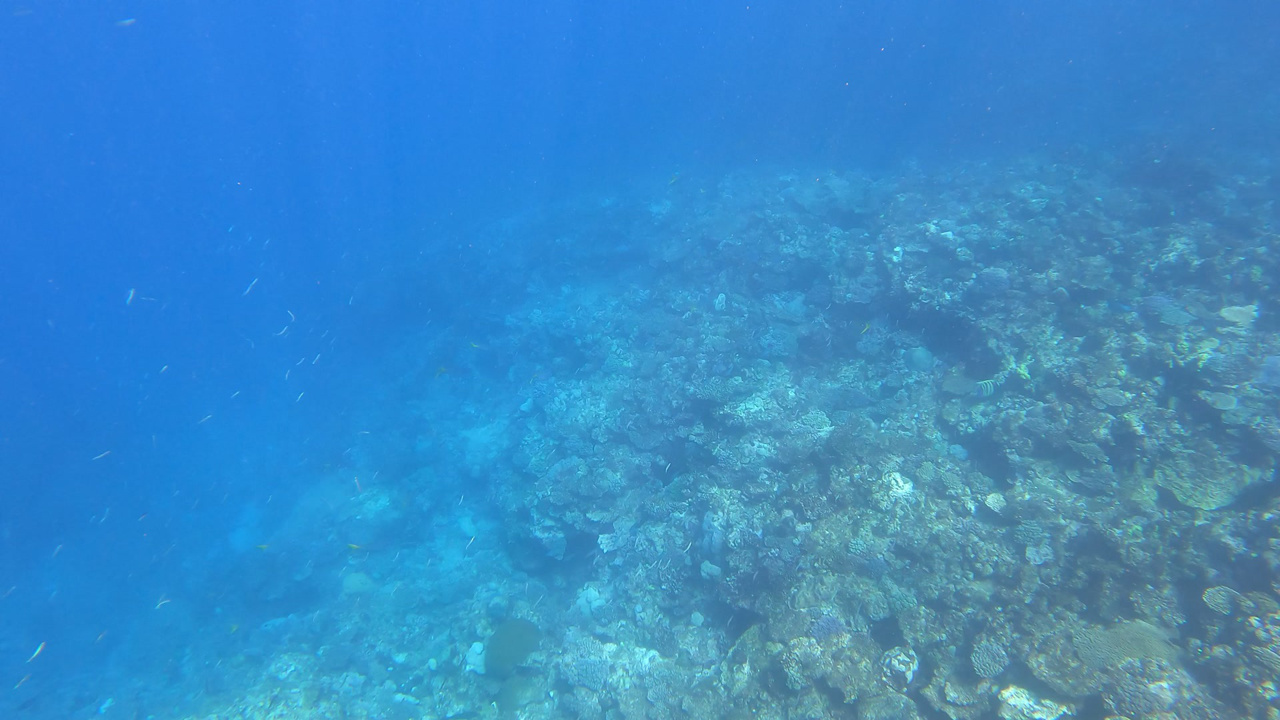
#> input picture 2011/Underwater-Image-Enhancement-by-Wavelength-Compensation-and-Dehazing-master/codePy/underwater_enhance/1.jpg, 1280 x 720 px
$ python quality_metrics.py 1.jpg   (older library calls are emulated)
#> lines starting #> are read from the running program, lines starting #| are printed output that depends on the picture
#> in main, img is the input picture: shape (720, 1280, 3); mean B, G, R 199.3, 139.1, 56.6
# quality_metrics.py — FINAL FIXED VERSION
# Handles normalization correctly at EVERY stage
import numpy as np
import cv2
import os
import sys
import csv

def _normalize_and_ensure_rgb(img):
    """
    Ensure image is:
    1. RGB (convert BGR if needed)
    2. float32 with values in [0,1]
    """
    # If already float and in [0,1], use as-is
    if img.dtype in (np.float32, np.float64) and img.max() <= 1.5:
        img = img.astype(np.float32)
    else:
        # Assume uint8 [0,255]
        img = img.astype(np.float32) / 255.0
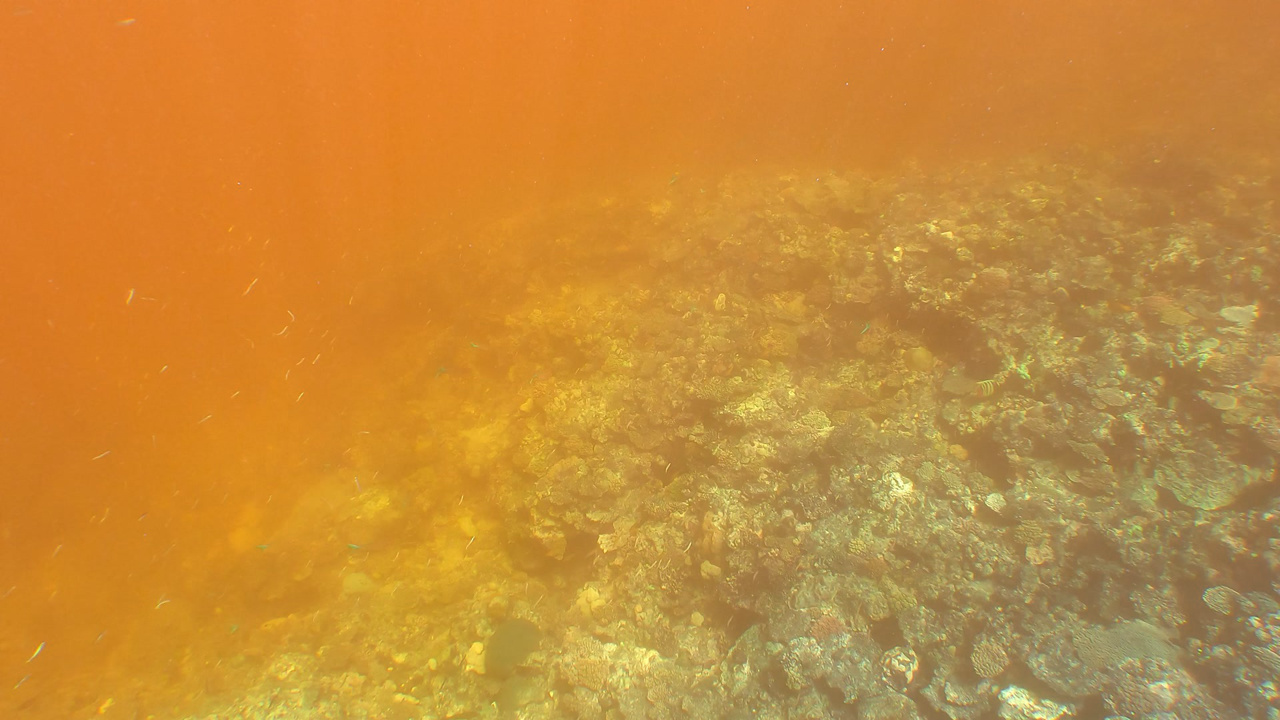
#> img: shape (720, 1280, 3) float32; mean of channels 0, 1, 2 0.222, 0.545, 0.781; drawn as B, G, R

    # If grayscale (H, W), convert to (H, W, 3)
    if img.ndim == 2:
        img = cv2.cvtColor(img, cv2.COLOR_GRAY2RGB)
    elif img.shape[2] == 3 and img.ndim == 3:
        # Ensure RGB (OpenCV loads as BGR, but if input was RGB, skip)
        # Try to detect — but safest: assume BGR if loaded via cv2.imread
        pass
    else:
        raise ValueError(f"Unsupported image shape: {img.shape}")

    return img


def uciqe(img):
    """
    UCIQE: Universal Image Quality Index for Underwater Images
    Returns value in [0.0, ~0.8] — higher = better.
    """
    # 🔑 Normalize and ensure RGB FIRST — and keep as [0,1] float32
    img = _normalize_and_ensure_rgb(img)

    # Convert to LAB — but img is still [0,1], so we multiply by 255 for cv2
    lab = cv2.cvtColor((img * 255).astype(np.uint8), cv2.COLOR_RGB2Lab)
#> lab: shape (720, 1280, 3); mean of channels 0, 1, 2 142.3, 124.2, 90

    L = lab[:, :, 0].astype(np.float32) / 255.0  # Normalize back to [0,1] for stats
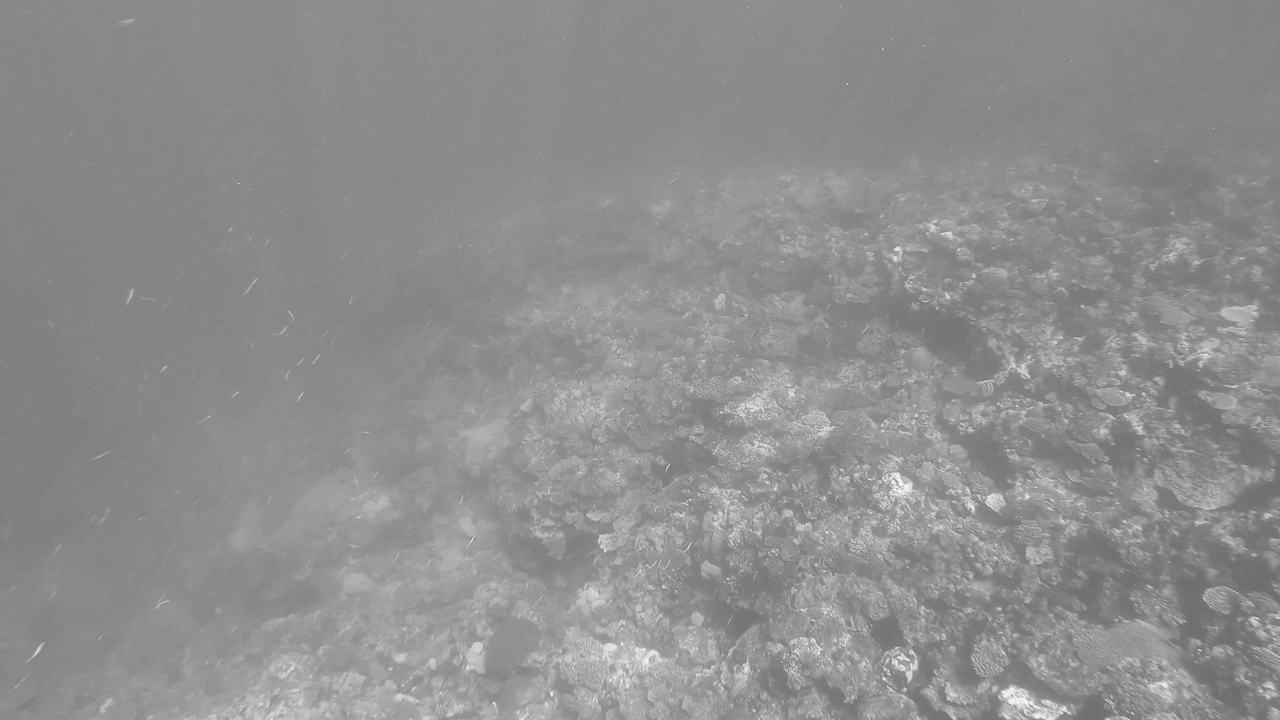
#> L: shape (720, 1280) float32; min 0.392, max 0.969, mean 0.558
    A = lab[:, :, 1].astype(np.float32) / 255.0
    B = lab[:, :, 2].astype(np.float32) / 255.0
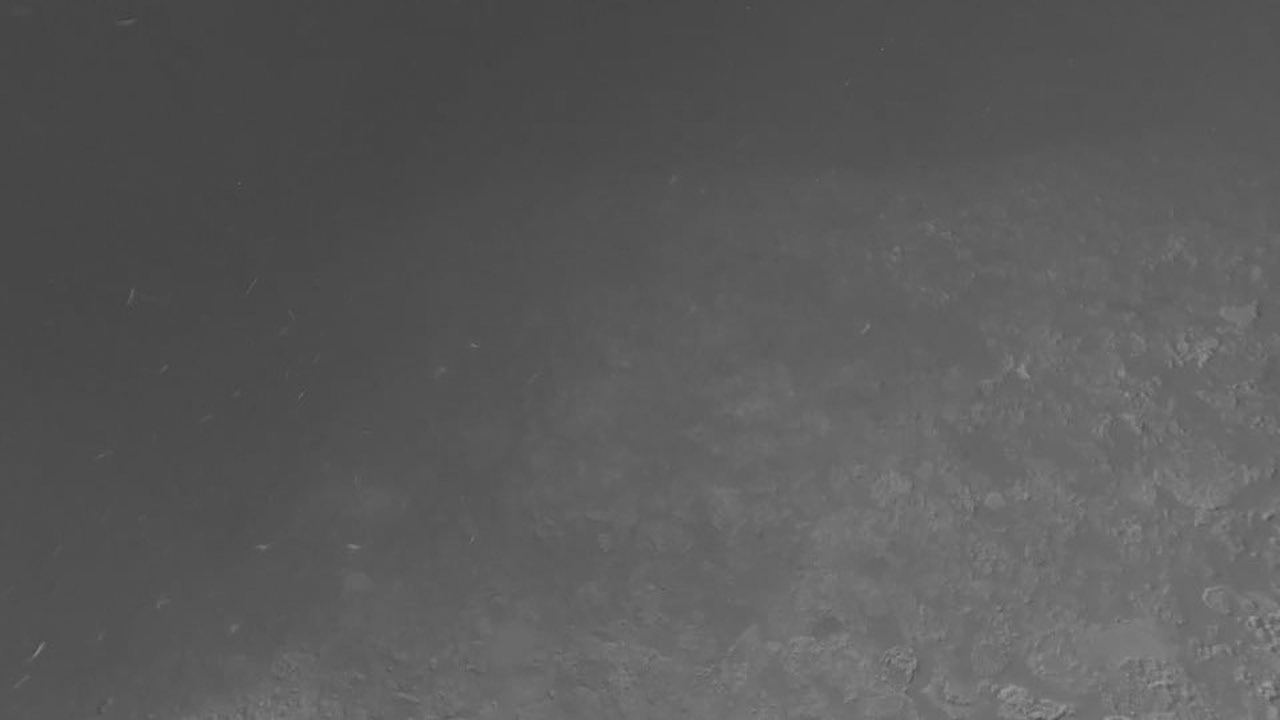
#> B: shape (720, 1280) float32; min 0.243, max 0.612, mean 0.353

    contrast = np.std(L)
#> contrast = 0.0539
    colorfulness = np.sqrt(np.var(A) + np.var(B))
#> colorfulness = 0.0672
    vividness = 0.5 * np.mean(L) + 0.5 * np.std(L)
#> vividness = 0.306

    return 0.42 * contrast + 0.48 * colorfulness + 0.1 * vividness


def uiqm(img):
    """
    UIQM: Underwater Image Quality Measure
    Returns value in [0.0, ~5.0] — higher = better.
    """
    # Normalize
    img = _normalize_and_ensure_rgb(img)

    # LAB
    lab = cv2.cvtColor((img * 255).astype(np.uint8), cv2.COLOR_RGB2Lab)
    L = lab[:, :, 0].astype(np.float32) / 255.0  # Back to [0,1]

    # UCM from RGB
    R = img[..., 0].flatten()
    G = img[..., 1].flatten()
    B = img[..., 2].flatten()
    ucm = np.sqrt((np.var(R) + np.var(G) + np.var(B)) / 3.0)
#> ucm = 0.0832

    # UQM
    uqm = np.mean(L) + np.std(L)
#> uqm = 0.612

    # UEM
    gx = cv2.Sobel(L, cv2.CV_32F, 1, 0, ksize=3)
    gy = cv2.Sobel(L, cv2.CV_32F, 0, 1, ksize=3)
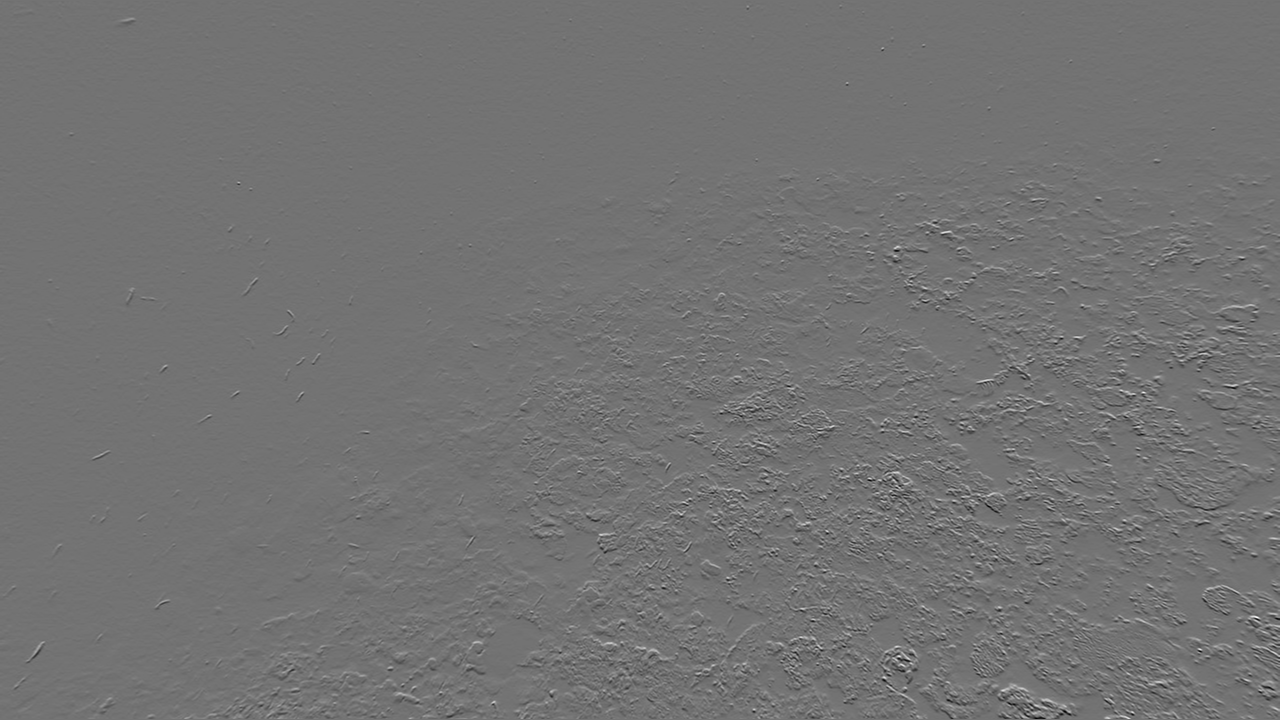
#> gy: shape (720, 1280) float32; min -1.42, max 1.72, mean 0.000704; drawn with min black and max white
    uem = np.mean(np.sqrt(gx**2 + gy**2))
#> uem = 0.0832

    return 0.1 * uqm + 0.4 * ucm + 0.5 * uem


def get_metrics(image):
    """Return dict: {'UCIQE': val, 'UIQM': val}."""
    return {'UCIQE': uciqe(image), 'UIQM': uiqm(image)}


def main():
    if len(sys.argv) < 2:
        print("Usage: python quality_metrics.py <folder_or_image>")
        sys.exit(1)

    path = sys.argv[1]
    results = []

    if os.path.isdir(path):
        print(f"Processing folder: {path}")
        for f in sorted(os.listdir(path)):
            if f.lower().endswith(('.jpg', '.jpeg', '.png', '.bmp')):
                full_path = os.path.join(path, f)
                img = cv2.imread(full_path)
                if img is None:
                    print(f"⚠️ Warning: Could not load {full_path}")
                    continue
                # Force RGB if BGR
                if img.ndim == 3 and img.shape[2] == 3:
                    img = cv2.cvtColor(img, cv2.COLOR_BGR2RGB)
                m = get_metrics(img)
                results.append([f, m['UCIQE'], m['UIQM']])
                print(f"{f}: UCIQE={m['UCIQE']:.4f}, UIQM={m['UIQM']:.4f}")

        # Summary
        if results:
            uciqes = [r[1] for r in results]
            uiqms = [r[2] for r in results]
            print(f"\n📊 Total images: {len(results)}")
            print(f"Average UCIQE: {np.mean(uciqes):.4f}  (good >0.35)")
            print(f"Average UIQM:  {np.mean(uiqms):.4f}  (good >3.0)")

            # Top 5 & Bottom 5
            top5 = sorted(results, key=lambda x: -x[1])[:5]
            bot5 = sorted(results, key=lambda x: x[1])[:5]

            print("\n🏆 Top 5 by UCIQE:")
            for f, u, uq in top5:
                print(f"  {f}: UCIQE={u:.4f}")

            print("\n📉 Bottom 5 by UCIQE:")
            for f, u, uq in bot5:
                print(f"  {f}: UCIQE={u:.4f}")

            # Save CSV
            with open('uciqe_report.csv', 'w', newline='') as csvfile:
                writer = csv.writer(csvfile)
                writer.writerow(['filename', 'UCIQE', 'UIQM'])
                for r in results:
                    writer.writerow([r[0], f"{r[1]:.4f}", f"{r[2]:.4f}"])
            print("\n✅ Saved: uciqe_report.csv")
    else:
        # Single image
        img = cv2.imread(path)
        if img is None:
            print(f"❌ Error loading: {path}")
            sys.exit(1)
        if img.ndim == 3 and img.shape[2] == 3:
            img = cv2.cvtColor(img, cv2.COLOR_BGR2RGB)
        m = get_metrics(img)
#> m = {'UCIQE': 0.0855, 'UIQM': 0.136}
        print(f"{os.path.basename(path)}: UCIQE={m['UCIQE']:.4f}, UIQM={m['UIQM']:.4f}")
#| 1.jpg: UCIQE=0.0855, UIQM=0.1361


if __name__ == "__main__":
    main()
